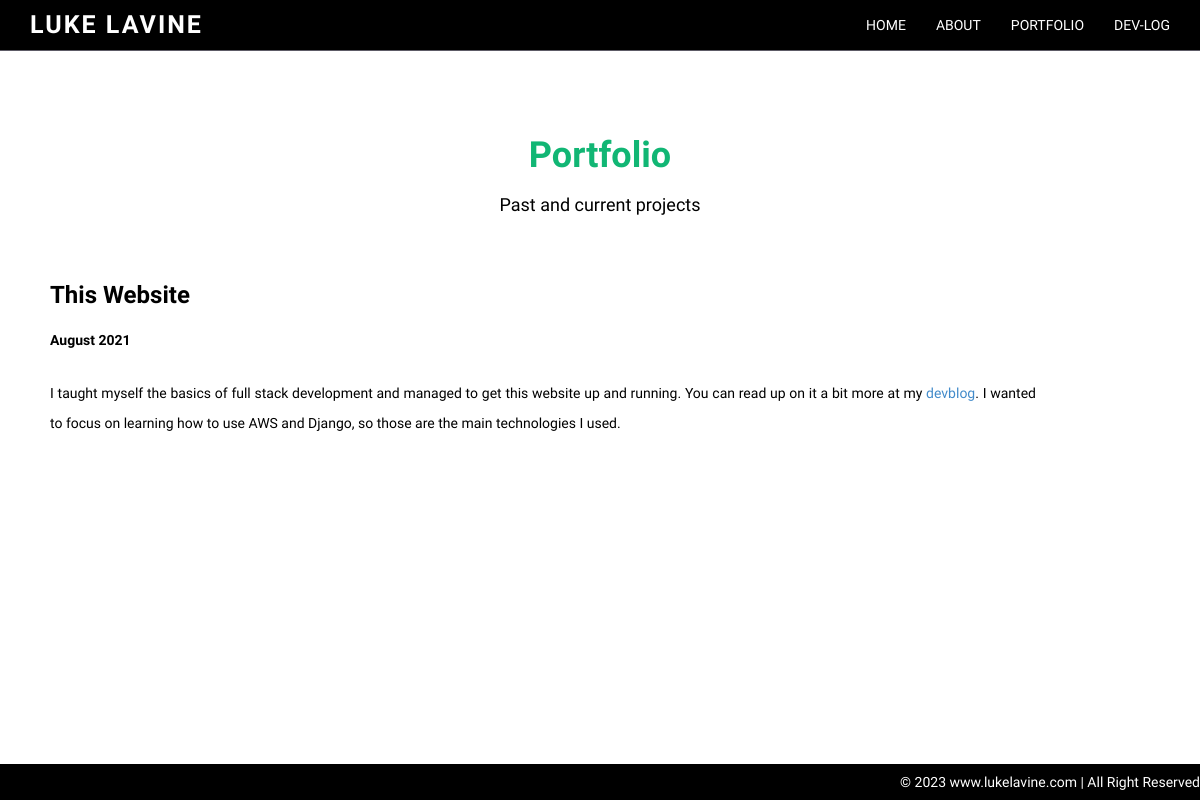
The page /portfolio/1/ on the database its author committed.
### portfolio/models.py (models this page shows)
class PortfolioEntry(models.Model):
	id = models.IntegerField(primary_key=True)
	title = models.CharField(max_length = 100)
	text = models.TextField(blank=True)
	date = models.DateTimeField('date published')
	icon = models.CharField(max_length = 32)

### portfolio/views.py (the view)
# urls.py: path('<int:pk>/', views.detail, name='detail'),
def detail(request, pk):
	entry = PortfolioEntry.objects.get(pk=pk)
	context = {
		"entry": entry
	}
	return render(request, "portfolio_detail.html", context)

### portfolio/templates/portfolio_detail.html (shortened to what this page needs)
{% extends 'home/base.html' %}
{% load static %}
{% block head %}
	<link href="{% static 'blog/blog.css' %}" rel="stylesheet" />
{% endblock %}
{% block content %}
	<div class="container">
		<div class="row main-top-margin text-center">
            <h1>Portfolio</h1>
			<h4>Past and current projects</hr>
        </div>
		<div class="middle-column text-justify">
			<h3> <strong>{{entry.title}} </strong></h3>
			<p> <strong> {{entry.date | date:"F Y"}} </strong></p>
			<p> {{entry.text|safe}} </p>
		</div>
	</div>
{% endblock %}

### home/static/assets/css/style.css (style rules this page uses)
body { font-family:'Open Sans', sans-serif; font-weight: 400; font-size: 14px; color: #000; margin-top: 40px; line-height:16px; }
h1, h2, h3, h4, h5, h6 { font-family:'Open Sans', sans-serif; font-weight: 500; line-height:40px; }
h1 { color:#11B674; font-weight: 700; }
.text-center { text-align: center; }
.main-top-margin { margin-top: 75px; }
a,a:hover { text-decoration:none; }
p { line-height: 30px; margin-bottom: 23px; }
.text-justify { text-align:justify; }

### blog/static/blog/blog.css (style rules this page uses)
.middle-column { width: 90%; padding: 20px; }

### rows shown on the page
PortfolioEntry: title "This Website", date "August 2021", text "I taught myself the basics of full stack development and managed to get this website up and running. You can read up on it a bit more at my devblog . I wanted to focus on learning how to use AWS and Django, so those are the main technologies I used."
